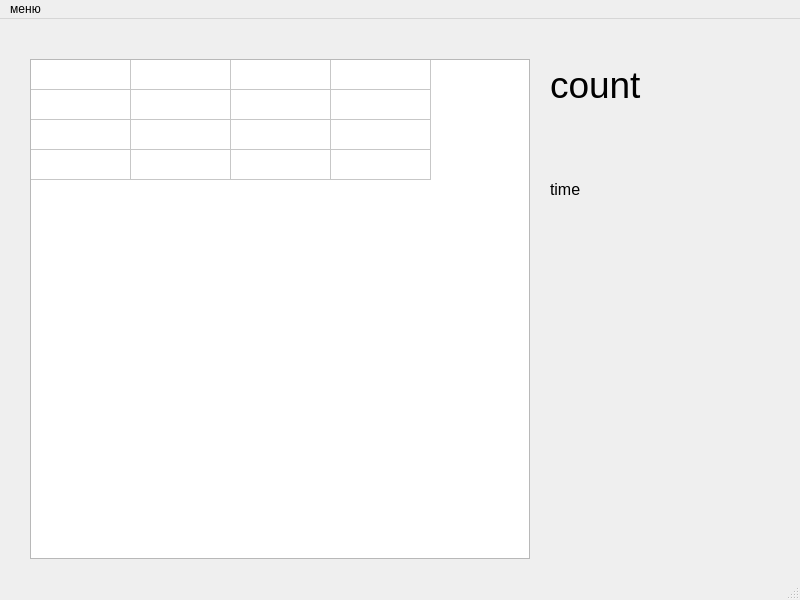
<?xml version="1.0" encoding="UTF-8"?>
<ui version="4.0">
 <class>MainWindow</class>
 <widget class="QMainWindow" name="MainWindow">
  <property name="geometry">
   <rect>
    <x>0</x>
    <y>0</y>
    <width>800</width>
    <height>600</height>
   </rect>
  </property>
  <property name="windowTitle">
   <string>MainWindow</string>
  </property>
  <widget class="QWidget" name="centralwidget">
   <widget class="QTableWidget" name="twTable">
    <property name="geometry">
     <rect>
      <x>30</x>
      <y>40</y>
      <width>500</width>
      <height>500</height>
     </rect>
    </property>
    <property name="rowCount">
     <number>4</number>
    </property>
    <property name="columnCount">
     <number>4</number>
    </property>
    <attribute name="horizontalHeaderVisible">
     <bool>false</bool>
    </attribute>
    <attribute name="verticalHeaderVisible">
     <bool>false</bool>
    </attribute>
    <row/>
    <row/>
    <row/>
    <row/>
    <column/>
    <column/>
    <column/>
    <column/>
   </widget>
   <widget class="QLabel" name="lbCount">
    <property name="geometry">
     <rect>
      <x>550</x>
      <y>40</y>
      <width>121</width>
      <height>51</height>
     </rect>
    </property>
    <property name="font">
     <font>
      <pointsize>28</pointsize>
     </font>
    </property>
    <property name="text">
     <string>count</string>
    </property>
   </widget>
   <widget class="QLabel" name="lbTime">
    <property name="geometry">
     <rect>
      <x>550</x>
      <y>150</y>
      <width>111</width>
      <height>41</height>
     </rect>
    </property>
    <property name="font">
     <font>
      <pointsize>12</pointsize>
     </font>
    </property>
    <property name="text">
     <string>time</string>
    </property>
   </widget>
  </widget>
  <widget class="QMenuBar" name="menubar">
   <property name="geometry">
    <rect>
     <x>0</x>
     <y>0</y>
     <width>800</width>
     <height>26</height>
    </rect>
   </property>
   <widget class="QMenu" name="menu">
    <property name="title">
     <string>меню</string>
    </property>
    <addaction name="restart"/>
    <addaction name="newGame"/>
    <addaction name="separator"/>
    <addaction name="exit"/>
   </widget>
   <addaction name="menu"/>
  </widget>
  <widget class="QStatusBar" name="statusbar"/>
  <action name="restart">
   <property name="text">
    <string>рестарт</string>
   </property>
  </action>
  <action name="newGame">
   <property name="text">
    <string>новая игра</string>
   </property>
  </action>
  <action name="exit">
   <property name="text">
    <string>выход</string>
   </property>
  </action>
 </widget>
 <resources/>
 <connections/>
</ui>
